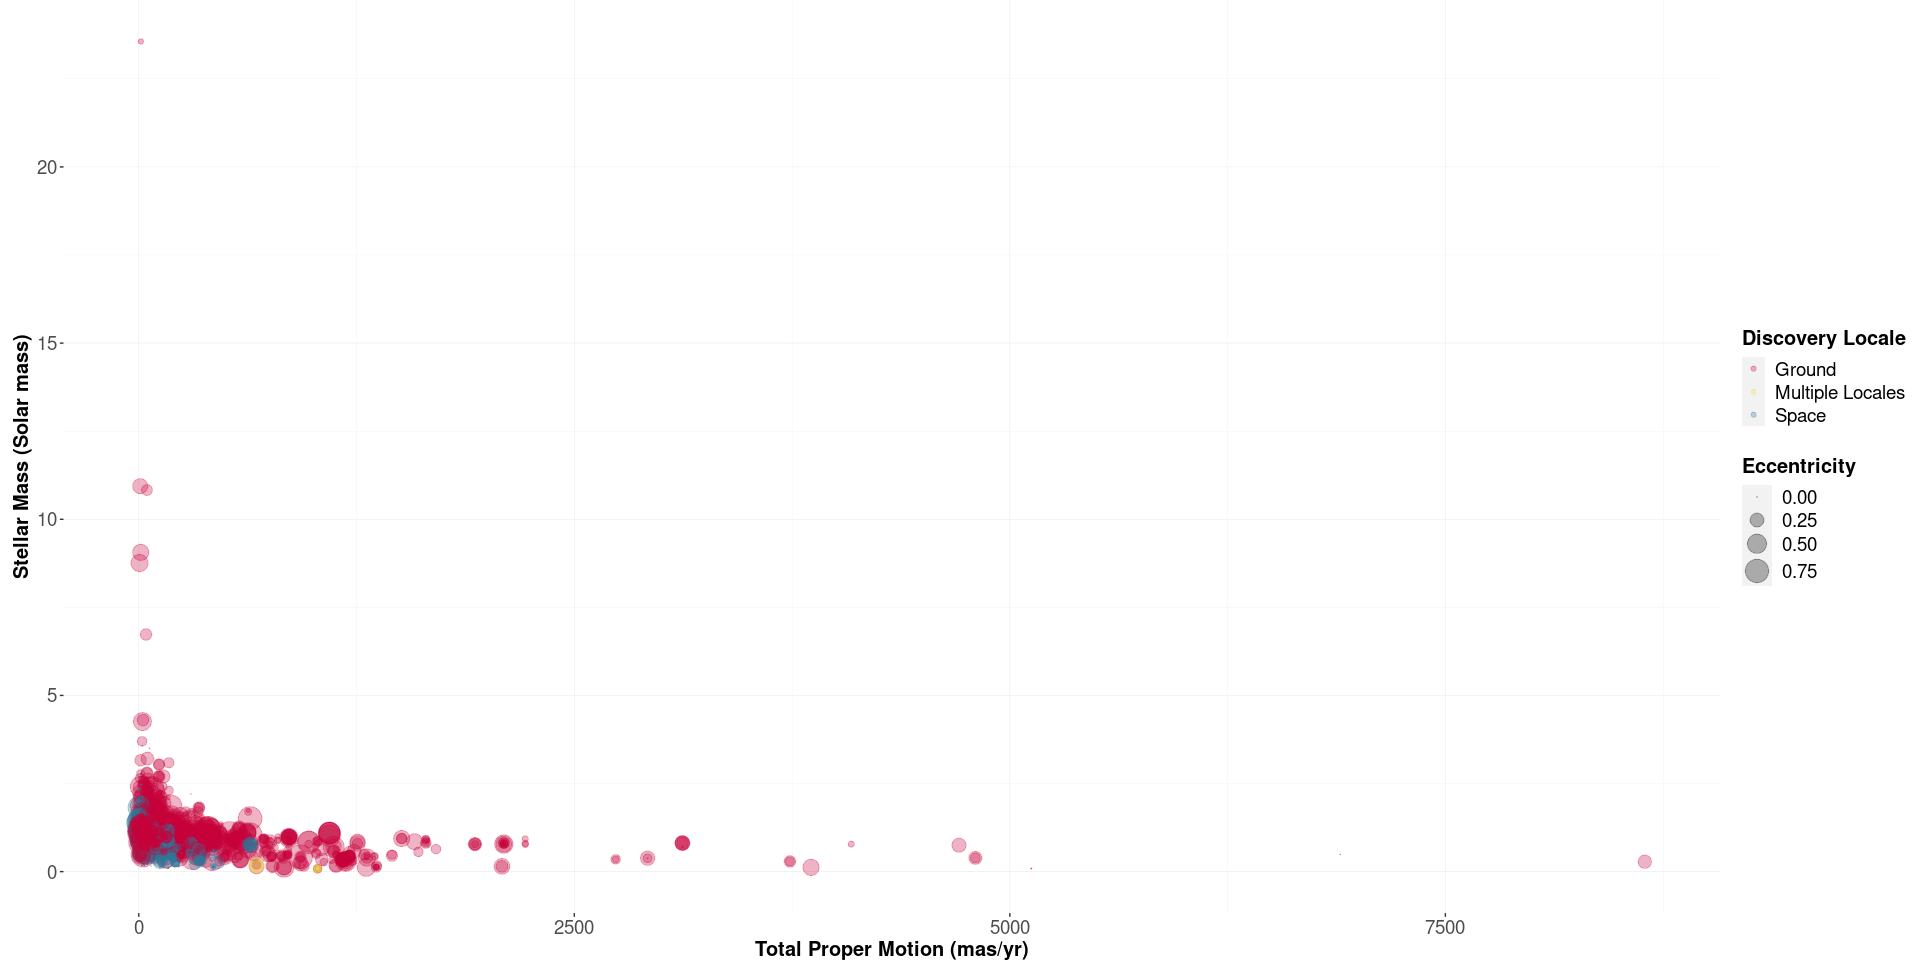

Write the R code that produced this figure.

# Paths:
path_data = "data/"
path_lib = "renv/library/R-4.1/x86_64-pc-linux-gnu/"

# Packages:
require(dplyr, lib = path_lib)
require(readr, lib = path_lib)
require(RColorBrewer, lib = path_lib)
require(ggplot2, lib = path_lib)

# Dataset:
df = readr::read_csv(paste0(path_data, "nasa_exoplanets.csv")) %>%
         as.data.frame()
attr(df, "spec") = NULL
df_varnames = readr::read_csv(paste0(path_data, "nasa_exoplanets_var_names.csv")) %>%
                  as.data.frame()
attr(df_varnames, "spec") = NULL

# Variables:
x_var = "sy_pm"
x_var_name = (df_varnames %>%
                 dplyr::filter(var == x_var))$var_name
y_var = "st_mass"
y_var_name = (df_varnames %>%
                 dplyr::filter(var == y_var))$var_name
color_var = "disc_locale"
color_var_name = (df_varnames %>%
                     dplyr::filter(var == color_var))$var_name
size_var = "pl_orbeccen"
size_var_name = (df_varnames %>%
                     dplyr::filter(var == size_var))$var_name

# Adapt the data:
df_plot = df %>%
              dplyr::select(all_of(x_var),
                            all_of(y_var),
                            all_of(color_var),
                            all_of(size_var))

# Plot:
lvls = unique(df_plot[, color_var])
n_levels = length(lvls)
my_palette = c("#c70039", "#2a7b9b", "#eddd53")
names(my_palette) = lvls
bubble_scale = 5

p = ggplot(
        data = df_plot,
        aes(
            x = df_plot[, x_var],
            y = df_plot[, y_var],
            color = df_plot[, color_var],
            size = df_plot[, size_var],
        )
    ) +
    geom_point(
        alpha = 0.3
    ) +
    scale_size(
        range = c(0, 9),
        name = size_var_name
    ) +
    scale_color_manual(
        values = my_palette,
        name = color_var_name
    ) +
    theme(
        axis.text.x = element_text(
            size = 14,
            angle = 0,
            hjust = 0.5,
            vjust = 1
        ),
        axis.text.y = element_text(size = 14),
        axis.title.x = element_text(
            size = 15,
            face = "bold"
        ),
        axis.title.y = element_text(
            size = 15,
            face = "bold"
        ),
        legend.title = element_text(
            size = 15,
            face = "bold"
        ),
        legend.text = element_text(size = 14),
        panel.background = element_rect(fill = "white"),
        panel.grid.major = element_line(
            size = 0.2,
            linetype = "solid",
            colour = "#eaeaea"
        ),
        panel.grid.minor = element_line(
            size = 0.1,
            linetype = "solid",
            colour = "#eaeaea"
        ),
        plot.margin = margin(
            t = 0, 
            r = 5,
            b = 5, 
            l = 10,
            unit = "pt"
        )
    ) +
    xlab(x_var_name) +
    ylab(y_var_name)

p
